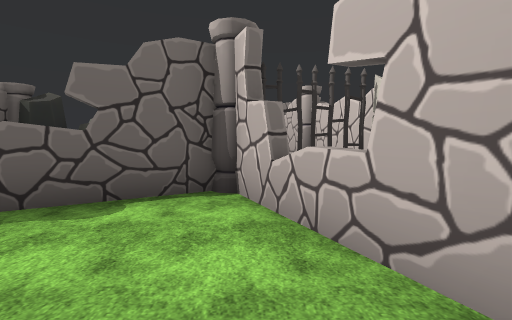
view 1 (above)

16 first-person views from a walk through a Unity game level. The camera is 1.5 m above the floor, tilts 4° down and sees 85° across. The floor is counted in squares, 2 m on a side. Each view is taken from the middle of a square. On the plan, view 1 faces up. The plan holds only what a view shows up to about 10 squares ahead; the rest is blank. The place goes on beyond the plan. Flat ground stands in for the terrain. The player character is not drawn. Some surface patterns are stand-ins.

view 2
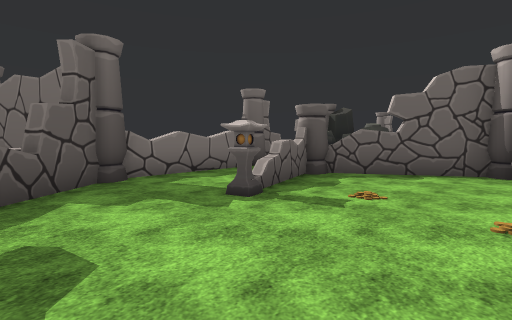

view 3
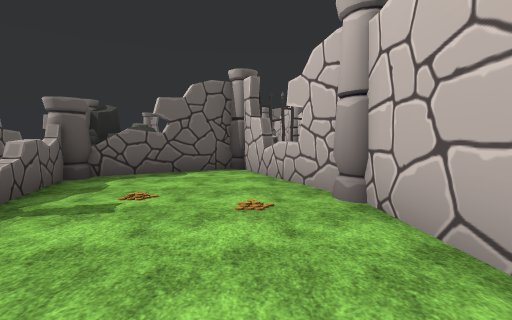

view 4
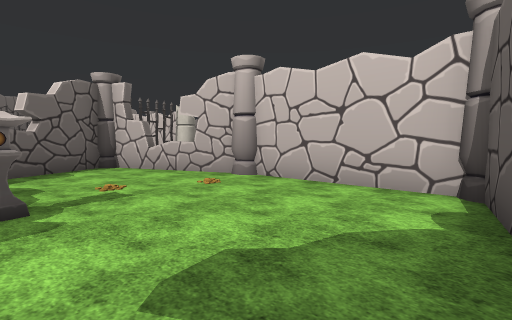

view 5
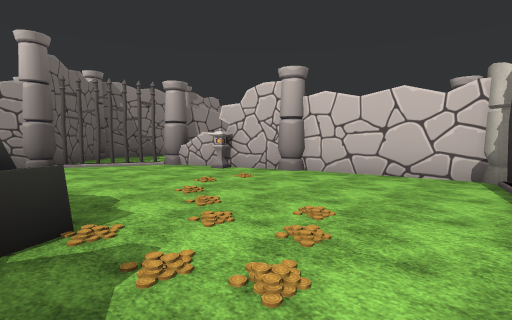

view 6
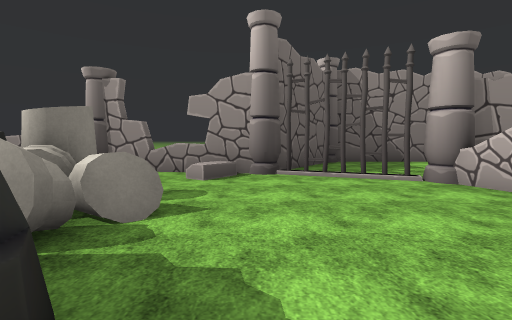

view 7
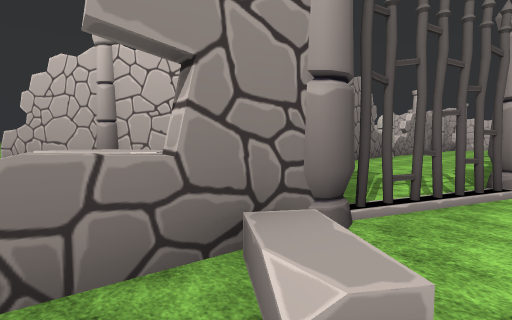

view 8
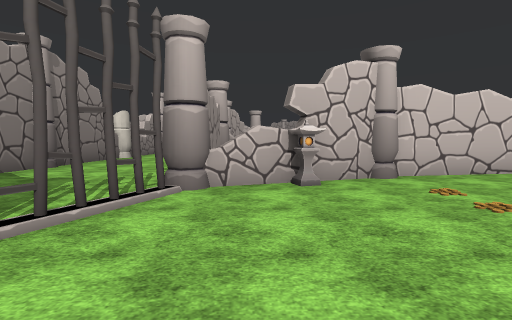

view 9
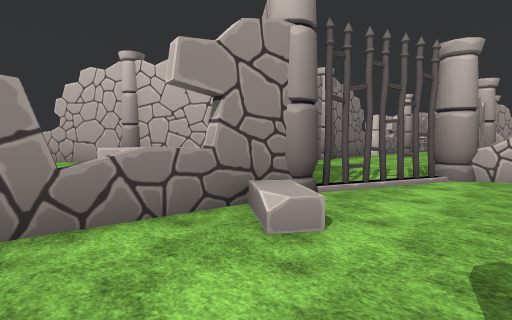

view 10
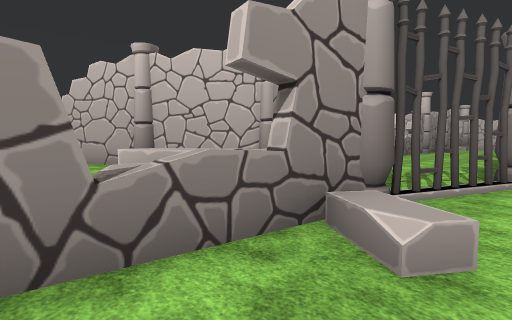

view 11
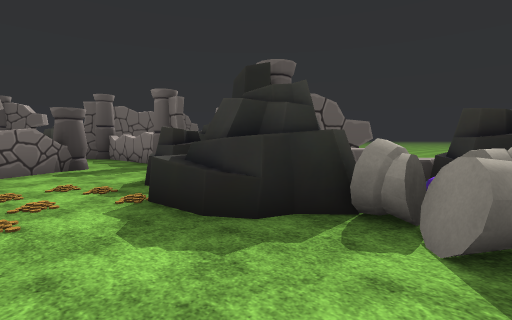

view 12
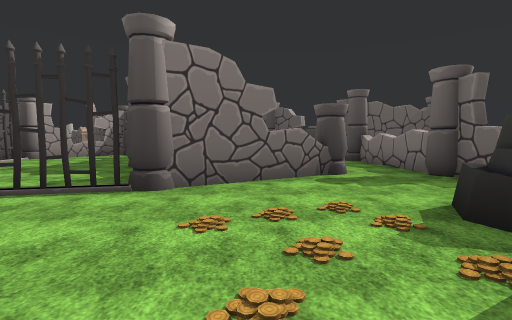

view 13
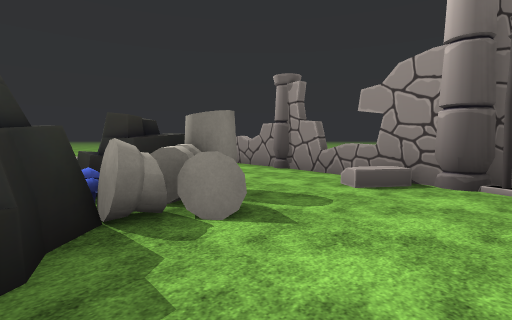

view 14
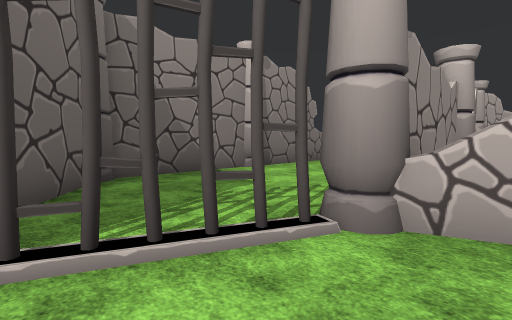

view 15
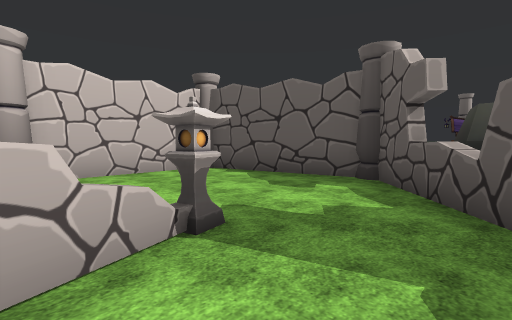

view 16
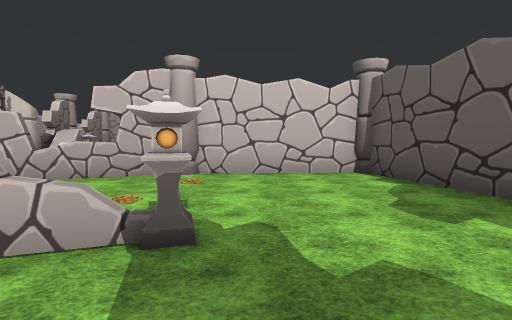

### Floor plan
Key: @ floor where view 1 was taken; # wall or solid block; . floor; / step, stairs or slope; ^ raised ledge; R rock; P pillar; L lantern; O other object.
Columns run from 6 left of view 1 to 7 right of it. Each row starts with its distance up from view 1.
 24   #
 23   ##
 22   .#P
 21     P
 20     ##
 19      #
 18      #P###P##
 17   O  #.......
 16  OOO##.......
 15 #OOO.........
 14 ..OPOO#.......
 13 ......PP ##P O
 12 .......      O
 11 ROO....L
 10  O......#
  9 RRR.....P
  8 RRR.....#
  7 PR......##
  6 ORR//....##
  5 O.....POOOO
  4 #...### .OO
  3 P.P##.##..OO
  2 #.#P...# ..
  1 #..#...PP...
  0 #..L..@.#... O
 -1 P.......#....O
 -2 O#......#
 -3 OO^.....#
 -4  RR.####P
 -5    P#

Positions as (right, up) in squares from view 1, and headings:
1: (0, 0), facing up
2: (0, -3), facing up-left
3: (0, -3), facing up
4: (-3, -4), facing up-right
5: (-4, 5), facing up-right
6: (-3, 8), facing up
7: (-5, 13), facing up-right
8: (-4, 12), facing right
9: (-6, 12), facing up-right
10: (-6, 13), facing up-right
11: (-2, 11), facing down-left
12: (-2, 9), facing down
13: (-2, 9), facing up-left
14: (-2, 12), facing up-right
15: (-5, 1), facing down-right
16: (-5, -1), facing right
